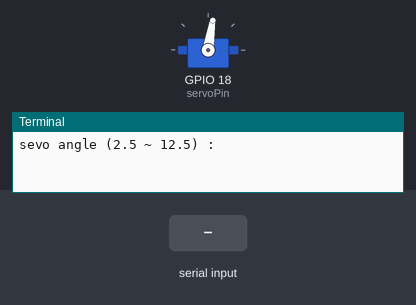
The program below on a simulated Raspberry Pi (BCM pin numbers). Parts: servo, the last lines printed to the terminal. The inputs (shaded band) are chosen by the test bench. Servo angles are drawn from the pulse width (0.5 ms = 0°, 2.5 ms = 180°).

Above: at 1.2 s.
1.3 s: "5" typed at the terminal, then Enter
At 2.4 s:
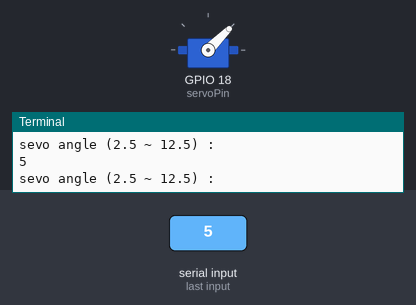
Timing chart, 0 to 4.3 s (numbered marks = the images above; inputs shaded):
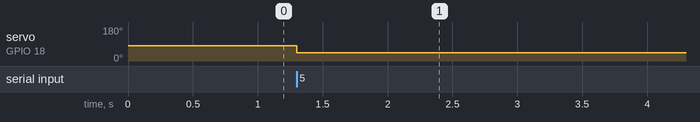

Measured:
- after the input at 1.3 s, servo on GPIO 18 (servoPin): 81° → 45° at once

The program:

10_servoMotor.py
```python
import RPi.GPIO as GPIO

servoPin = 18

GPIO.setmode(GPIO.BCM)
GPIO.setwarnings(False)
GPIO.setup(servoPin, GPIO.OUT)

pwm = GPIO.PWM(servoPin, 50)
pwm.start(7)

try:
    while True:
        position = float(input('sevo angle (2.5 ~ 12.5) : '))
        pwm.ChangeDutyCycle(position)

except KeyboardInterrupt:
    pwm.stop()
    GPIO.cleanup()
```
